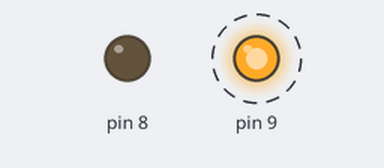
A sketch run on a simulated Arduino Uno, built with avr-gcc and run on an emulated ATmega328P. On the bench: output pins drawn as LEDs (lit = HIGH). Dashed ring = blinking.

Above: at 0.05 s.
Timing chart, 0 to 3.0 s (numbered marks = the images above):
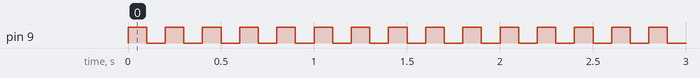

The sketch:

simple_turn.ino
```cpp
void setup() {
  pinMode(8, OUTPUT);
  pinMode(9, OUTPUT);
  digitalWrite(8, LOW);
  digitalWrite(9, LOW);
}

void loop() {
  digitalWrite(9, HIGH);
  delay(100);
  digitalWrite(9, LOW);
  delay(100);
}
```

Measured:
- by itself, pin 9: alternates HIGH for 0.10 s and LOW for 0.10 s
